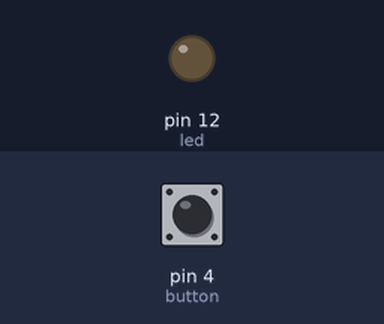
Bench run of a sketch on a simulated Arduino Uno, built with avr-gcc and run on an emulated ATmega328P. Parts: output pins drawn as LEDs (lit = HIGH). Inputs (shaded band) come from the test bench; at power-on: pin 4 (button) LOW.

Above: at 1.2 s.
1.3 s: pin 4 (button) pulled HIGH for 0.15 s
At 1.9 s:
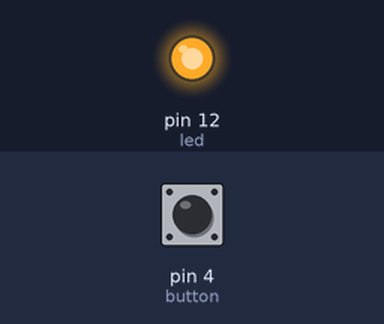
4.4 s: pin 4 (button) pulled HIGH for 1 s
At 7.8 s:
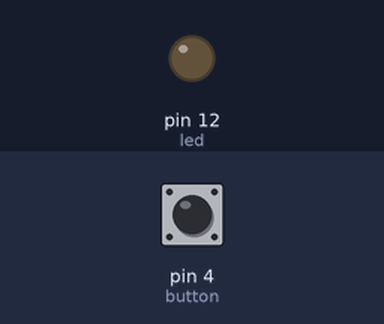
8.4 s: pin 4 (button) pulled HIGH for 3.2 s
At 9.7 s:
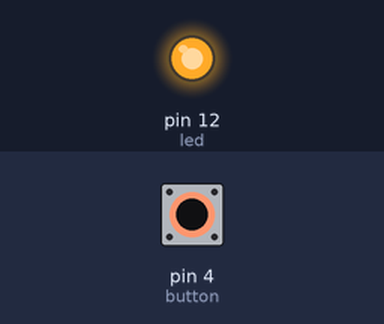
Timing chart, 0 to 15.9 s (numbered marks = the images above; inputs shaded):
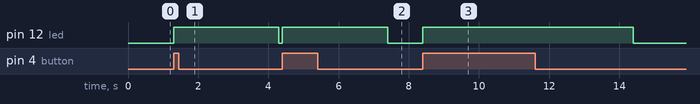

The sketch:

BUttoncheck.ino
```cpp
int led = 12;
int button = 4;

void setup() {
    pinMode(led,OUTPUT);
    pinMode(button,INPUT);
}

void loop() {
  if(digitalRead(button) == HIGH)
  {
    digitalWrite(led,HIGH);
   delay(3000);
  }
 else if(digitalRead(button) == LOW)
  {
    digitalWrite(led,LOW);

  }
}
```

Measured:
- after the input at 1.3 s, pin 12 (led): LOW → HIGH at once, → LOW 3.0 s later
- after the input at 4.4 s, pin 12 (led): LOW → HIGH at once, → LOW 3.0 s later
- after the input at 8.4 s, pin 12 (led): LOW → HIGH at once, → LOW 6.0 s later
